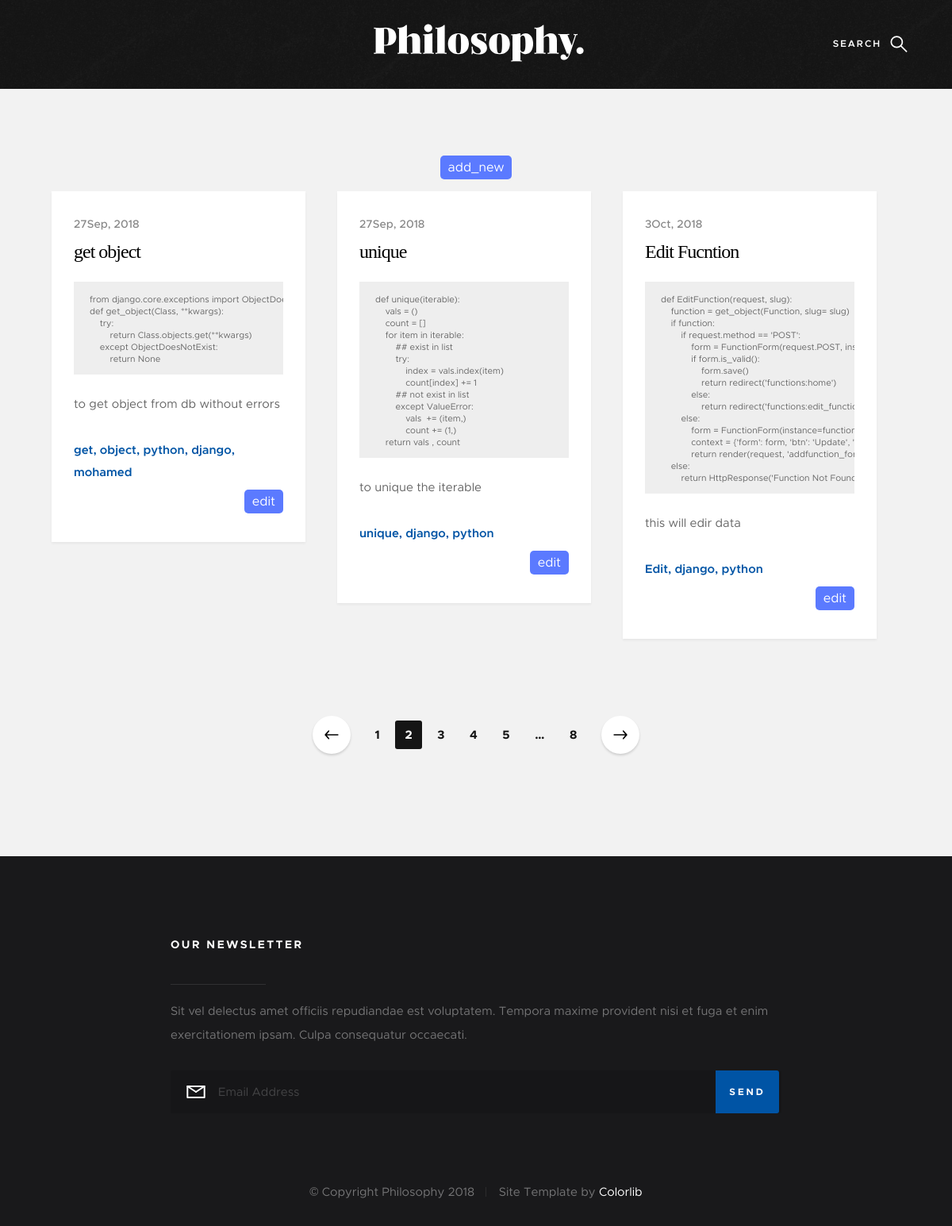
Screenshot of /f/tag/python/ with the database file from the repository.
### Function/models.py (models this page shows, shortened)
class Function(models.Model):
    name    = models.CharField(max_length=70)
    content = models.TextField()
    comment = models.TextField()
    tags    = models.CharField(max_length=100)
    slug    = models.CharField(unique= True, blank=True, max_length=100)
    created = models.DateTimeField(auto_now=False, default= datetime.datetime.now)
    class Meta:
        db_table = ''
        managed = True
        verbose_name = 'Function'
        verbose_name_plural = 'Functions'

### Function/views.py (the view)
# urls.py: url(r'^tag/(?P<tag>[\w-]+)/$', views.AllFunction_Tag, name='tag_functions'),
def AllFunction_Tag(request, tag):
    functions = get_object(Tag, name= tag).functions.all()
    return show_functions(request, functions)

### Function/templatetags/myfilters.py (called while the page is built)
@register.filter
@stringfilter
def replacetabs(value):
    value = value.replace('\t', '    ')
    value = value.replace(' ', '&nbsp;')
    return value

@register.filter
@stringfilter
def split(value, delemeter):
    return value.split(delemeter)

### Function/views.py (called while the page is built)
def show_functions(request, functions, context={}):
    context.update({'functions': functions})
    return render(request, 'functions.html', context)

def get_object(Class, **kwargs):
    try:
        return Class.objects.get(**kwargs)
    except ObjectDoesNotExist:
        return None

### Function/templates/functions.html (shortened to what this page needs)
{% extends "index.html" %}
{% load myfilters %}
{% block content %}
    <section class="s-content">
        <div class="row masonry-wrap">
            <div id="add-function" style="text-align:center;">
                <a href="{% url 'functions:add_function' %}">add_new</a>
            </div>
            <div class="row masonry-wrap">
                <div class="masonry">
                    {% for function in functions %}
                        <article class="masonry__brick entry format-standard" data-aos="fade-up">
                            <div class="entry__text">
                                <div class="entry__header">
                                    <div class="entry__date">
                                        <a href="{% url 'functions:show_function' function.slug %}">{{function.created | date:'jM, Y'}}</a>
                                    </div>
                                    <h1 class="entry__title"><a href="{% url 'functions:show_function' function.slug %}">{{function.name}}</a></h1>
                                </div>
                                <div class="code__area">
                                    {{function.content | replacetabs | safe | linebreaks}}
                                </div>
                                <div class="entry__excerpt">
                                    <p>{{function.comment}}</p>
                                </div>
                                <div class="entry__meta">
                                    <span class="entry__meta-links">
                                        {% for tag in function.tags|split:' ' %}
                                                <a href="{% url 'functions:tag_functions' tag %}">{{tag}}</a>
                                        {% endfor %}
                                    </span>
                                </div>
                                <div class="entry__edit">
                                    <a role="button" href="{% url 'functions:edit_function' function.slug %}">edit</a>
                                </div>
                            </div>
                        </article>
                    {% endfor %}
                </div>
            </div>
        </div>
        <div class="row">
            <div class="col-full">
                <nav class="pgn">
                    <ul>
                        <li><a class="pgn__prev" href="#0">Prev</a></li>
                        <li><a class="pgn__num" href="#0">1</a></li>
                        <li><span class="pgn__num current">2</span></li>
                        <li><a class="pgn__num" href="#0">3</a></li>
                        <li><a class="pgn__num" href="#0">4</a></li>
                        <li><a class="pgn__num" href="#0">5</a></li>
                        <li><span class="pgn__num dots">…</span></li>
                        <li><a class="pgn__num" href="#0">8</a></li>
                        <li><a class="pgn__next" href="#0">Next</a></li>
                    </ul>
                </nav>
            </div>
        </div>
    </section>
{% endblock content %}

### static/css/base.css (style rules this page uses)
html { font-family: sans-serif; line-height: 1.15; -ms-text-size-adjust: 100%; -webkit-text-size-adjust: 100%; }
body { margin: 0; }
article, aside, footer, header, nav, section { display: block; }
h1 { font-size: 2em; margin: 0.67em 0; }
a { background-color: transparent; -webkit-text-decoration-skip: objects; }
html { font-size: 62.5%; box-sizing: border-box; }
*, *::before, *::after { box-sizing: inherit; }
body { font-weight: normal; line-height: 1; word-wrap: break-word; text-rendering: optimizeLegibility; -webkit-overflow-scrolling: touch; -webkit-text-size-adjust: none; }
body, input, button { -moz-osx-font-smoothing: grayscale; -webkit-font-smoothing: antialiased; }
div, dl, dt, dd, ul, ol, li, h1, h2, h3, h4, h5, h6, pre, form, p, blockquote, th, td { margin: 0; padding: 0; }
h1, h2, h3, h4, h5, h6 { -webkit-font-smoothing: auto; -webkit-font-smoothing: antialiased; -webkit-font-variant-ligatures: common-ligatures; -moz-font-variant-ligatures: common-ligatures; font-variant-ligatures: common-ligatures; text-rendering: optimizeLegibility; }
ol, ul { list-style: none; }
li { display: block; }
a { text-decoration: none; line-height: inherit; }
.row { width: 94%; max-width: 1200px; margin: 0 auto; }
.row:after { content: ""; display: table; clear: both; }
.row .row { width: auto; max-width: none; margin-left: -20px; margin-right: -20px; }
[class*="col-"] { float: left; padding: 0 20px; }
.col-twelve, .col-full { width: 100%; }
@media only screen and (max-width: 1200px) { .row .row { margin-left: -15px; margin-right: -15px; } }
@media only screen and (max-width: 1200px) { [class*="col-"] { padding: 0 15px; } }

### Function/templates/functions.html (style rules this page uses)
.code__area { background-color: #EEE; padding: 15px 20px 12px; margin: 0 0 24px 0; overflow: auto; }
.code__area > p { margin: 0; white-space: nowrap; font-size: 11px; max-height: 250px; line-height: 1.3636em; }
.entry__edit { text-align: right; margin-top: 8px }
.entry__edit > a, #add-function > a { background-color: rgb(91, 122, 255); color: white; padding: 5px 10px; border-radius: 5px; }
#add-function { margin-bottom: 15px }

### rows the page displays
Function: created "27Sep, 2018", name "get object", content "from django.core.exceptions import def get_object(Class, **kwargs): try: return Class.objects.get(**kwargs) except ObjectDoesNotExist: return None", comment "to get object from db without errors", tags "get" "object" "python" "django" "mohamed"
Function: created "27Sep, 2018", name "unique", content "def unique(iterable): vals = () count = [] for item in iterable: ## exist in list try: index = vals.index(item) count[index] += 1 ## not exist in list except ValueError: vals += (item,) count += (1,) return vals , count", comment "to unique the iterable", tags "unique" "django" "python"
Function: created "3Oct, 2018", name "Edit Fucntion", content "def EditFunction(request, slug): function = get_object(Function, slug= slug) if function: if request.method == 'POST': form = FunctionForm(request.POST, if form.is_valid(): form.save() return redirect('functions:home') else: return else: form = context = {'form': form, 'btn': 'Update', return render(request, else: return HttpResponse('Function Not…", comment "this will edir data", tags "Edit" "django" "python"
